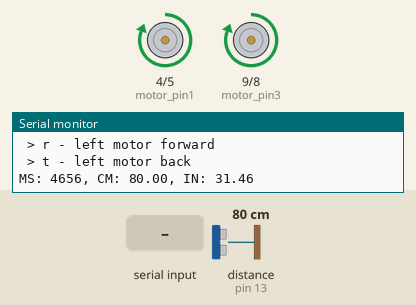
This sketch was run on a simulated Arduino Uno, built with avr-gcc and run on an emulated ATmega328P. Parts: motor-driver pin pairs drawn as motors (green arrow = first pin HIGH = forward, orange = second pin HIGH = backward, longer = more drive), the last lines printed to the serial monitor. Inputs (shaded band) come from the test bench; at power-on: distance to the obstacle (sensor on pin 13) 80 cm. The echo pulse lasts 58.3 µs per cm.

Above: at 2.0 s.
2.1 s: distance to the obstacle (sensor on pin 13) set to 11 cm
8.3 s: distance to the obstacle (sensor on pin 13) set to 8 cm
At 13.5 s:
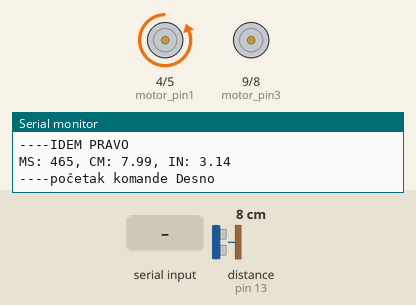
At 15.7 s:
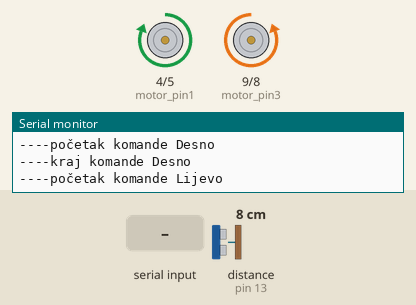
16.0 s: "s" received over Serial
At 19.3 s:
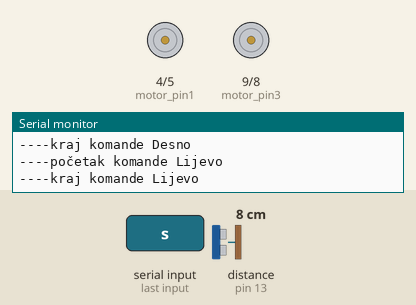
Timing chart, 0 to 35.3 s (numbered marks = the images above; inputs shaded):
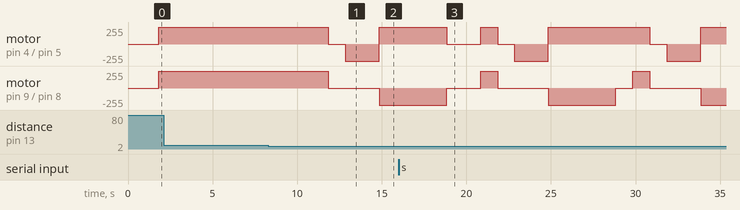

Measured:
- the behaviour switches between 10 and 9 cm on distance to the obstacle (sensor on pin 13) (found by bisection; images 0 and 1)
- after the input at 8.3 s, motor on pin 4 (motor_pin1) / pin 5 (motor_pin2): forward 255/255 → stopped after 3.5 s, → backward 255/255 1.0 s later, → forward 255/255 2.0 s later; motor on pin 9 (motor_pin3) / pin 8 (motor_pin4): forward 255/255 → stopped after 3.5 s, → backward 255/255 3.0 s later

The sketch:

motor_Udaljenost_ino.ino
```cpp
/*
 * HCSR04Ultrasonic/examples/UltrasonicDemo/UltrasonicDemo.pde
 *
 * SVN Keywords
 * ----------------------------------
 * $Author: cnobile $
 * $Date: 2011-09-17 02:43:12 -0400 (Sat, 17 Sep 2011) $
 * $Revision: 29 $
 * ----------------------------------
 */

#include <Ultrasonic.h>

#define TRIGGER_PIN  12
#define ECHO_PIN     13

int motor_pin1=4;
int motor_pin2=5;
int motor_pin3=9;
int motor_pin4=8;
float desniPogled=0;
float lijeviPogled=0;
int incomingByte = 0;
Ultrasonic ultrasonic(TRIGGER_PIN, ECHO_PIN);

void setup()
  {
  Serial.begin(9600);
      pinMode(motor_pin1,OUTPUT);
      pinMode(motor_pin2,OUTPUT);
      pinMode(motor_pin3,OUTPUT);
      pinMode(motor_pin4,OUTPUT);
      Serial.print("Commands:\n > w - forward\n > s - back\n > a - turn left\n > d - turn right\n > x - stop\n > q - right motor forward\n > e - right motor back\n > r - left motor forward\n > t - left motor back\n\n");
      delay(700);
  }


void rightForward(){
      digitalWrite(motor_pin3,LOW);
      digitalWrite(motor_pin4,HIGH);
      return;
}

void rightBack(){
      digitalWrite(motor_pin3,HIGH);
      digitalWrite(motor_pin4,LOW);
      return;
}

void leftForward(){
      digitalWrite(motor_pin1,LOW);
      digitalWrite(motor_pin2,HIGH);
      return;

}

void leftBack() {
      digitalWrite(motor_pin1,HIGH);
      digitalWrite(motor_pin2,LOW);
      return;

}

void forward()
{
      digitalWrite(motor_pin1,HIGH);
      digitalWrite(motor_pin2,LOW);
      digitalWrite(motor_pin3,HIGH);
      digitalWrite(motor_pin4,LOW);
      delay(1000);
      return;

}

void stopMotors()
{
      digitalWrite(motor_pin1,LOW);
      digitalWrite(motor_pin2,LOW);
      digitalWrite(motor_pin3,LOW);
      digitalWrite(motor_pin4,LOW);
      delay(1000);
      return;

}

void back()
{
      digitalWrite(motor_pin1,LOW);
      digitalWrite(motor_pin2,HIGH);
      digitalWrite(motor_pin3,LOW);
      digitalWrite(motor_pin4,HIGH);
      delay(1000);
      return;

}

void loop()
  {
  float cmMsec, inMsec;
  long microsec = ultrasonic.timing();

  cmMsec = ultrasonic.convert(microsec, Ultrasonic::CM);
  inMsec = ultrasonic.convert(microsec, Ultrasonic::IN);
  Serial.print("MS: ");
  Serial.print(microsec);
  Serial.print(", CM: ");
  Serial.print(cmMsec);
  Serial.print(", IN: ");
  Serial.println(inMsec);
  delay(1000);

  forward();

  if (cmMsec < 10)
  {
    stopMotors();

      /*
      Serial.print("----početak komande Nazad\n");
      //povratak nazad (posebna funkcija)
      digitalWrite(motor_pin1,LOW);
      digitalWrite(motor_pin2,HIGH);
      digitalWrite(motor_pin3,LOW);
      digitalWrite(motor_pin4,HIGH);
      delay(2000); //vraća se nazad 2 sekunde
      digitalWrite(motor_pin2, LOW);
      digitalWrite(motor_pin4, LOW);
      delay(1000); //pauza od sekundu
      Serial.print("----kraj komande Nazad\n");
      */

      Serial.print("----početak komande Desno\n");
      //okretanje desno (posebna funkcija)
      digitalWrite(motor_pin1,HIGH);
      digitalWrite(motor_pin2,LOW);
      digitalWrite(motor_pin1,LOW);
      digitalWrite(motor_pin2,HIGH);
      delay(2000); //okreće se desno 2 sekunde
      digitalWrite(motor_pin2, LOW);
      digitalWrite(motor_pin1, LOW);

      desniPogled = cmMsec;
      Serial.print("----kraj komande Desno\n");

      Serial.print("----početak komande Lijevo\n");
      //okretanje lijevo (posebna funkcija)
      digitalWrite(motor_pin1,HIGH);
      digitalWrite(motor_pin2,LOW);
      digitalWrite(motor_pin3,LOW);
      digitalWrite(motor_pin4,HIGH);
      delay(4000); //okreće se desno 4 sekunde
      digitalWrite(motor_pin2, LOW);
      digitalWrite(motor_pin4, LOW);

      lijeviPogled = cmMsec;
      Serial.print("----kraj komande Lijevo\n");

        if (desniPogled>lijeviPogled){
            digitalWrite(motor_pin1,HIGH);
            digitalWrite(motor_pin2,LOW);
            digitalWrite(motor_pin1,LOW);
            digitalWrite(motor_pin2,HIGH);
            delay(4000); //okreće se desno 4 sekunde
            forward();
            Serial.print("----IDEM DESNO\n");

        }
        else if (desniPogled<lijeviPogled){
              forward();
              Serial.print("----IDEM LIJEVO\n");
        }


  }
  else if(cmMsec > 10) {
    forward();Serial.print("----IDEM PRAVO\n");
  }


     if (Serial.available() > 0) {

                incomingByte = Serial.read();
       if (incomingByte == 's'){
       stopMotors(); Serial.print("Stop\n");
       }
     }

}
```
